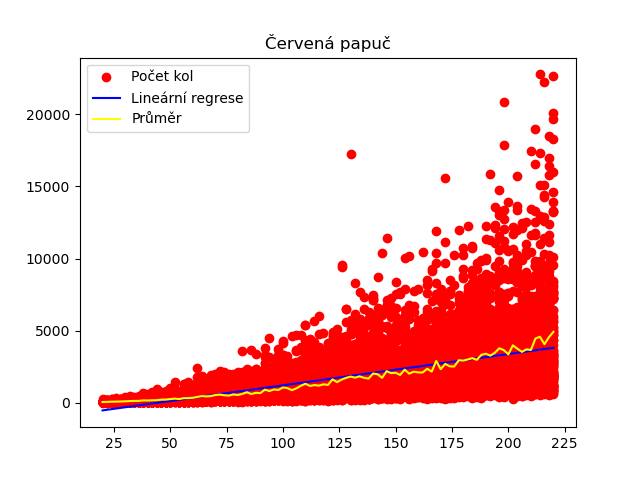

The Python source for this figure:
#!/usr/bin/env python3
import matplotlib.pyplot as plt
from scipy import stats
from os.path import exists


result_file = "RESULTS"
results = []
numbers=[]

middle = []
mid_num = []

if exists(result_file):
	with open(result_file) as file:
		my_sum = 0
		current_num = 0
		counter = 0
		for line in file:
			parts = line.split(' ')
			results.append(int(parts[1][:-1]))
			numbers.append(int(parts[0]))
			if numbers[-1] == current_num:
				my_sum += results[-1]
				counter += 1
			elif current_num == 0:
				my_sum += results[-1]
				counter += 1
				current_num = numbers[-1]
			else:
				middle.append(my_sum / counter)
				mid_num.append(current_num)
				counter = 1
				my_sum = results[-1]
				current_num = numbers[-1]
		middle.append(my_sum / counter)
		mid_num.append(current_num)

if len(numbers) != 0:
	slope, intercept, r, p, std_err = stats.linregress(numbers, results)
	def myfunc(x):
		return slope * x + intercept
	model = list(map(myfunc, numbers))
	plt.title("Červená papuč")
	plt.scatter(numbers, results, color='Red', label="Počet kol")
	plt.plot(numbers, model, color='Blue', label="Lineární regrese")
	plt.plot(mid_num, middle, color='Yellow', label="Průměr")
	plt.legend()
	plt.savefig("plot.png")
